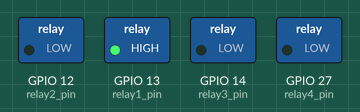
A sketch run on a simulated ESP32. On the bench: switched loads named in the sketch (green lamp = pin HIGH).

Above: at 2.5 s.
At 12.5 s:
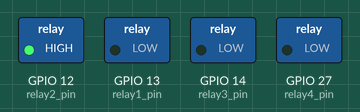
At 22.5 s:
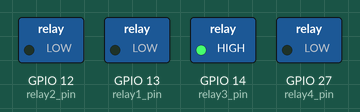
At 32.5 s:
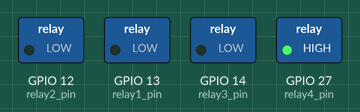
At 47.5 s:
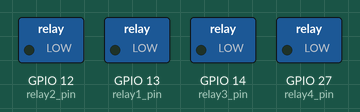
Timing chart, 0 to 52.0 s (numbered marks = the images above):
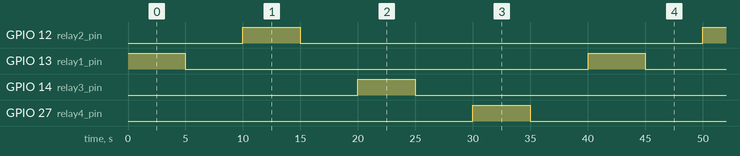

The sketch:

relay.ino
```cpp
#define relay1_pin 13
#define relay2_pin 12
#define relay3_pin 14
#define relay4_pin 27

int relay1_state = 0;
int relay2_state = 0;
int relay3_state = 0;
int relay4_state = 0;

void setup() {
  // put your setup code here, to run once:
  pinMode(relay1_pin, OUTPUT);
  pinMode(relay2_pin, OUTPUT);
  pinMode(relay3_pin, OUTPUT);
  pinMode(relay4_pin, OUTPUT);
}

void loop() {
  // put your main code here, to run repeatedly:
  digitalWrite(relay1_pin, HIGH);
  delay(5000);
  digitalWrite(relay1_pin, LOW);
  delay(5000);

  digitalWrite(relay2_pin, HIGH);
  delay(5000);
  digitalWrite(relay2_pin, LOW);
  delay(5000);

  digitalWrite(relay3_pin, HIGH);
  delay(5000);
  digitalWrite(relay3_pin, LOW);
  delay(5000);

  digitalWrite(relay4_pin, HIGH);
  delay(5000);
  digitalWrite(relay4_pin, LOW);
  delay(5000);
}
```

Measured:
- by itself, GPIO 12 (relay2_pin), GPIO 13 (relay1_pin), GPIO 14 (relay3_pin), GPIO 27 (relay4_pin): alternates HIGH for 5.0 s and LOW for 35.0 s
- by itself, everything shown: repeats every 40.0 s, in 8 steps
